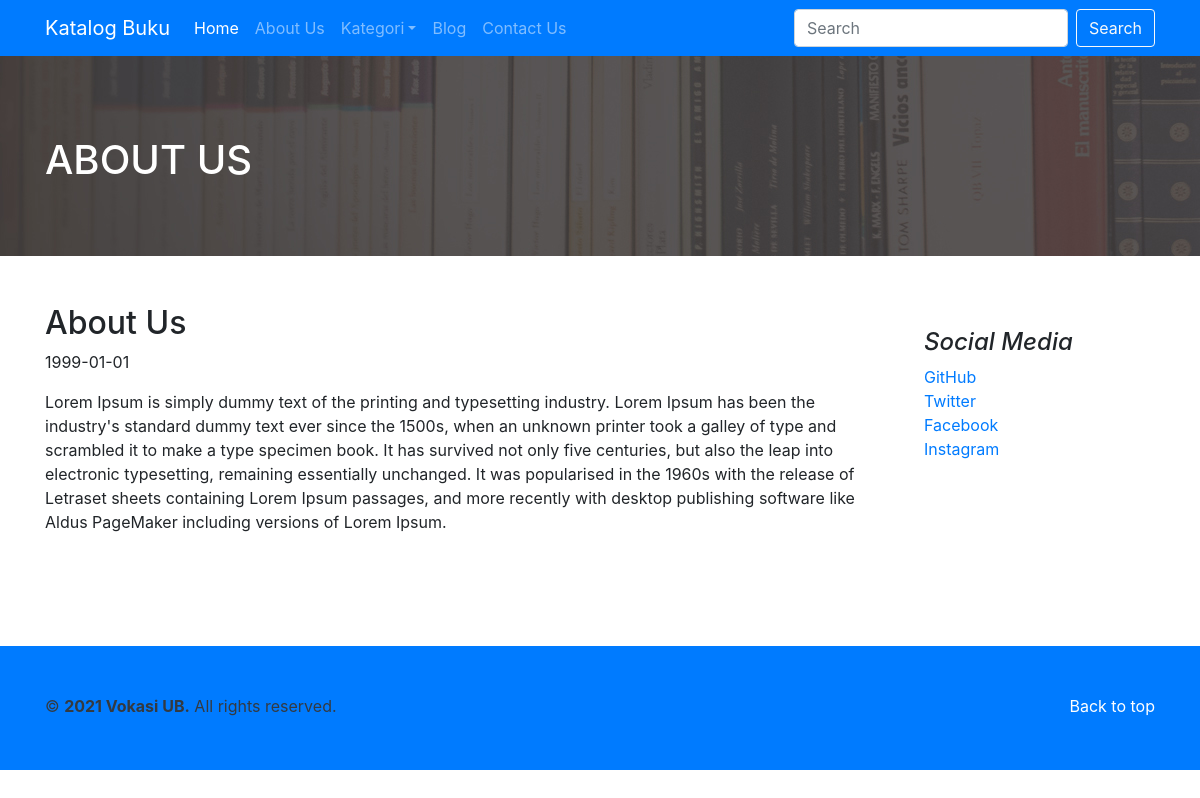
The page /index.php?include=about-us on the database its author committed.
### tables this page shows
CREATE TABLE `konten` (
  `id_konten` int(11) NOT NULL,
  `judul` varchar(255) DEFAULT NULL,
  `isi` text DEFAULT NULL,
  `tanggal` date NOT NULL DEFAULT '1999-01-01'
);

### includes/navigasi.php (the view, shortened to what this page needs)
<nav class="navbar navbar-expand-lg navbar-dark bg-primary">
    <div class="container">
        <a class="navbar-brand" href="index.php">Katalog Buku</a>
        <div class="collapse navbar-collapse" id="navbarsExample07">
            <ul class="navbar-nav mr-auto">
                <li class="nav-item active">
                    <a class="nav-link" href="index.php">Home
                        <span class="sr-only">(current)</span></a>
                </li>
                <li class="nav-item">
                    <a class="nav-link" href="index.php?include=about-us">About Us</a>
                </li>
                <li class="nav-item dropdown">
                    <a class="nav-link dropdown-toggle" href="#" id="dropdown07" data-toggle="dropdown" aria-haspopup="true" aria- expanded="false">Kategori</a>
                </li>
                <li class="nav-item">
                    <a class="nav-link" href="index.php?include=blog">Blog</a>
                </li>
                <li class="nav-item">
                    <a class="nav-link" href="index.php?include=contact-us">Contact Us</a>
                </li>
            </ul>
            <form class="form-inline mt-2 mt-md-0">
                <input class="form-control mr-sm-2" type="text" placeholder="Search" aria-label="Search">
                <button class="btn btn-outline-light my-2 my-sm-0" type="submit">Search</button>
            </form>
        </div>
    </div>
</nav>

### include/aboutus.php (shortened to what this page needs)
<section id="blog-header">
  <div class="container">
    <h1 class="text-white">ABOUT US</h1>
  </div>
</section><br><br>
<section id="blog-list">
  <main role="main" class="container">
    <div class="row">
      <div class="col-md-9 blog-main">
        <div class="blog-post">
          <?php
          $sql_b = "SELECT `id_konten`, `judul`, `tanggal`, `isi` FROM `konten` WHERE `id_konten` = 1 ";
          $query_b = mysqli_query($koneksi, $sql_b);
          while ($data_b = mysqli_fetch_row($query_b)) {
            $judul = $data_b[1];
            $tanggal = $data_b[2];
            $isi = $data_b[3];
          }
          ?>
          <h2 class="blog-post-title"> <?php echo $judul; ?> </h2>
          <p class="blog-post-meta"> <?php echo $tanggal; ?> </p>
          <p> <?php echo $isi; ?> </p>
        </div><br><br>
      </div>
      <aside class="col-md-3 blog-sidebar">
        <div class="p-4">
          <h4 class="font-italic">Social Media</h4>
          <ol class="list-unstyled">
            <li><a href="https://www.github.com/">GitHub</a></li>
            <li><a href="https://www.twitter.com/">Twitter</a></li>
            <li><a href="https://www.facebook.com/">Facebook</a></li>
            <li><a href="https://www.instagram.com/">Instagram</a></li>
          </ol>
        </div>
      </aside>
    </div>
  </main>
</section> <br><br>

### rows shown on the page
konten: judul "About Us", tanggal "1999-01-01", isi "Lorem Ipsum is simply dummy text of the printing and typesetting industry. Lorem Ipsum has been the industry's standard dummy text ever since the 1500s, when an unknown printer took a galley of type and scrambled it to make a type specimen book. It has survived not only five centuries, but also the leap into electronic typesetting, remaining essentially unchanged. It was popularised in the 1960s with the release of Letraset sheets containing Lorem Ipsum passages, and more recently with desktop publishing software like Aldus PageMaker including versions of Lorem Ipsum."
